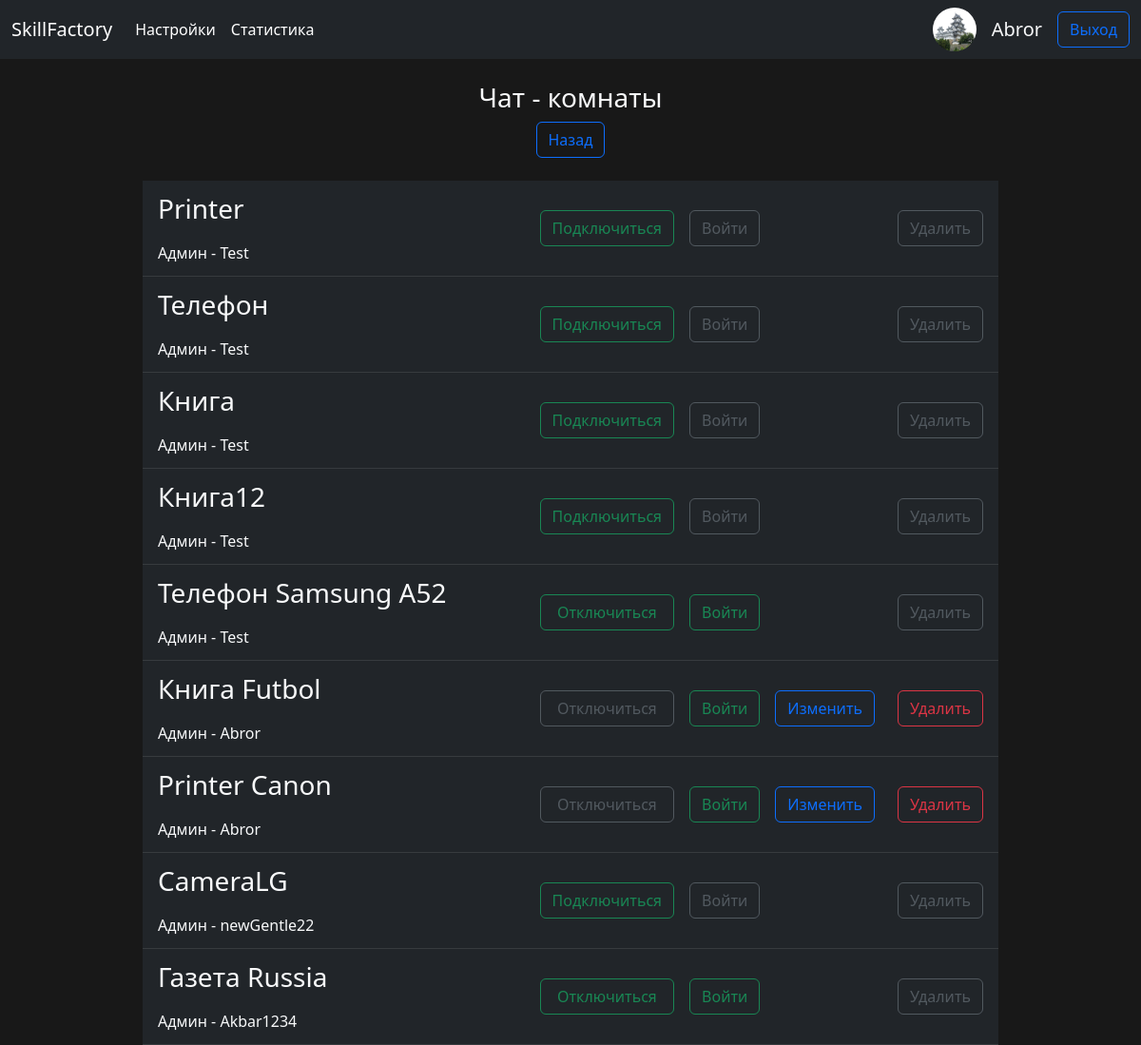
The app's page /chat_rooms/ (signed in) with its own data.
### App/models.py (models this page shows)
class account(models.Model):
    user = models.OneToOneField(User, on_delete=models.CASCADE)
    avatar = models.ImageField(default='user.png', upload_to='images')

class chatroom(models.Model):
    name = models.CharField(max_length=64)
    author = models.ForeignKey(User, on_delete=models.CASCADE)
    create_date = models.DateTimeField(auto_now_add=True)

### App/views.py (the view)
# urls.py: path('chat_rooms/', chat_rooms, name='chat_rooms'),
def chat_rooms(request):
    rooms = chatroom.objects.all()
    _member = members.objects.filter(member_id=request.user.id).values_list('room_id', flat=True)
    return render(request, template_name='rooms.html', context={'contents':rooms, 'members': _member})

### templates/rooms.html (shortened to what this page needs)
{% extends 'default.html' %}
{% load crispy_forms_tags %}
{% block content %}
{% if contents %}
<h3 class="text-center mt-4 text-light">Чат - комнаты</h3>
<div class="text-center">
   <a href='/' class="btn btn-outline-primary">Назад</a>
</div>
<table class="table table-dark align-middle table-ms mt-2 w-75 mt-4 chat_rooms">
   {% for room in contents %}
      <tr class="">
         <td class="text-light ps-3 w-75 fs-3 ">
            {{room.name}} <br>
            <span class='fs-6'>Админ - {{room.author.username}}</span>
         </td>
         {% if room.id in members %}
            {% if request.user.id == room.author.id %}
               <td><a href={% url 'OutFromRoom' room.id %} class='btn btn-outline-secondary w-100 disabled' id='out_from_room'>Отключиться</a></td>
            {% else %}
               <td><a href={% url 'OutFromRoom' room.id %} class='btn btn-outline-success w-100' id='out_from_room'>Отключиться</a></td>
            {% endif %}
            <td><a href={% url 'chat_room' room.id %} class='btn btn-outline-success'>Войти</a></td>
         {% else %}
            <td><a href={% url 'JoinToRoom' room.id %} class='btn btn-outline-success' id='join_to_room'>Подключиться</a></td>
            <td><a href={% url 'chat_room' room.id %} class='btn btn-outline-secondary disabled'>Войти</a></td>
         {% endif %}
         {% if room.author_id == request.user.id%}
            <td class="text-end pe-3"> <a href={% url 'edit_room' room.id %} class="btn btn-outline-primary">Изменить</a></td>
            <td class="text-end pe-3"> <a href={% url 'edit_room' room.id %} class="btn btn-outline-danger ">Удалить</a></td>
         {% else %}
            <td></td>
            <td class="text-end pe-3"> <a class="btn btn-outline-secondary disabled">Удалить</a></td>
         {% endif %}
      </tr>
   {% endfor %}
</table>
{% else %}
<div class="text-center text-light">
   <h3> Нет Чат-комнат</h3>
   <a href='/' class="btn btn-outline-primary">Назад</a>
</div>
{% endif %}
{% endblock content %}

### templates/default.html (shortened to what this page needs)
<!DOCTYPE html>
{% load static %}
<html lang="en">
<head>
    <link rel="stylesheet" href={% static 'css/styles.css' %}>
</head>
<body>
    <nav class="navbar navbar-expand-lg navbar-dark bg-dark">
        <div class="container-fluid">
          <a class="navbar-brand" href="/">SkillFactory</a>
          <div class="collapse navbar-collapse" id="navbarNavDropdown">
            <ul class="navbar-nav">
              <li class="nav-item">
                <a class="nav-link active" aria-current="page" href="{% url 'profile' %}">Настройки</a>
              </li>
              <li class="nav-item">
                <a class="nav-link active" href={% url 'stats' %}>Статистика</a>
              </li>
            </ul>
          </div>
          {% if user.is_authenticated %}
            {% if user.accaunt.avatar == '/media/user.png' %}
               <img src='/media/user.png' class="rounded-circle"></img>
              {% else %}
              <img src="/media/{{ user.account.avatar }}" class="rounded-circle"></img>
            {% endif %}
            <div class='text-center p-0 m-0 ms-3'>
              <p class='text-light fs-5 p-0 m-0'>{{ request.user.username }}</p>
            </div>
            <a href='/accounts/logout' class='btn btn-outline-primary ms-3'>Выход</a>
          {% else %}
            <a href='/accounts/login' class='btn btn-outline-primary'>Вход</a>
            <a href='/accounts/signup' class='btn btn-outline-primary ms-3'>Регистрация</a>
          {% endif %}
        </div>
      </nav>
    {% block content%} {% endblock content%}
</body>
</html>

### static/css/styles.css (style rules this page uses)
body { background-color: #181818; }
img { max-height: 100%; max-width: 100%; width: 46px; height: 46px; top: 0; left: 0; bottom: 0; right: 0; margin: auto; border-radius: 50%; pointer-events: none; }
table.chat_rooms { margin: 0 auto; }

### records on screen
chatroom: name "Printer", author.username "Test", shows "Подключиться", shows "Удалить"
chatroom: name "Телефон", author.username "Test", shows "Подключиться", shows "Удалить"
chatroom: name "Книга", author.username "Test", shows "Подключиться", shows "Удалить"
chatroom: name "Книга12", author.username "Test", shows "Подключиться", shows "Удалить"
chatroom: name "Телефон Samsung A52", author.username "Test", shows "Отключиться", shows "Войти", shows "Удалить"
chatroom: name "Книга Futbol", author.username "Abror", shows "Отключиться", shows "Войти", shows "Изменить"
chatroom: name "Printer Canon", author.username "Abror", shows "Отключиться", shows "Войти", shows "Изменить"
chatroom: name "CameraLG", author.username "newGentle22", shows "Подключиться", shows "Удалить"
chatroom: name "Газета Russia", author.username "Akbar1234", shows "Отключиться", shows "Войти", shows "Удалить"

### other values on screen
{{ request.user.username }} "Abror"
